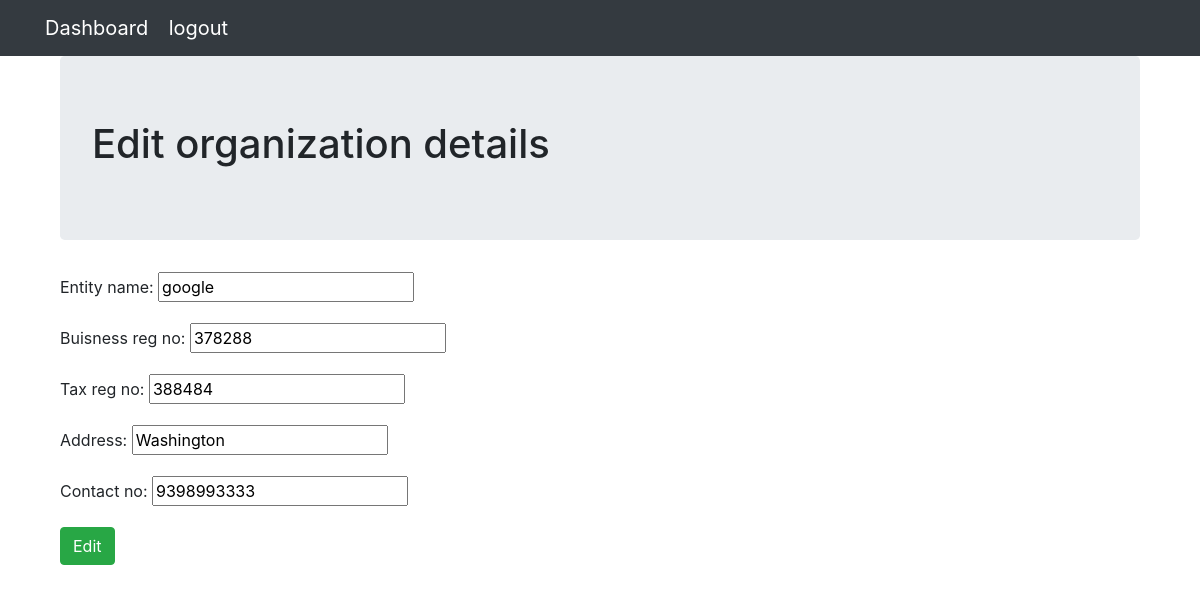
Page /first_app/entity/edit/8/ (signed in) on the committed database.
### first_app/models.py (models this page shows, shortened)
class Entity(models.Model):
    entity_name = models.CharField(max_length=264)
    buisness_reg_no = models.IntegerField(unique=True)
    Tax_reg_no = models.IntegerField(unique=True)
    address = models.CharField(max_length = 264)
    reg_date = models.DateField(auto_now_add=True)
    contact_no = models.IntegerField()
    created_at = models.DateTimeField(auto_now_add=True)
    updated_at = models.DateTimeField(auto_now=True)

### first_app/views.py (the view)
# urls.py: path('entity/edit/<int:pk>/',EntityUpdateView.as_view(), name='updatentity'),
class EntityUpdateView(UpdateView):
    model = Entity
    template_name = "first_app/updatentity.html"
    fields = '__all__'

### templates/first_app/updatentity.html (shortened to what this page needs)
{% extends 'first_app/base.html' %}
{% block body_block %}
{% if user.is_authenticated %}
<div class="container">
    <div class="jumbotron">
        <h1> Edit organization details </h1>
    </div>
        <form method="POST">
            {{ form.as_p}}
            <button class="btn btn-success">Edit</button>
        </form>
    </div>
{% else %}
<h1>Please login</h1>
{% endif %}
{% endblock %}

### rows in the picture
Entity: entity_name "google", buisness_reg_no "378288", Tax_reg_no "388484", address "Washington", contact_no "9398993333"
